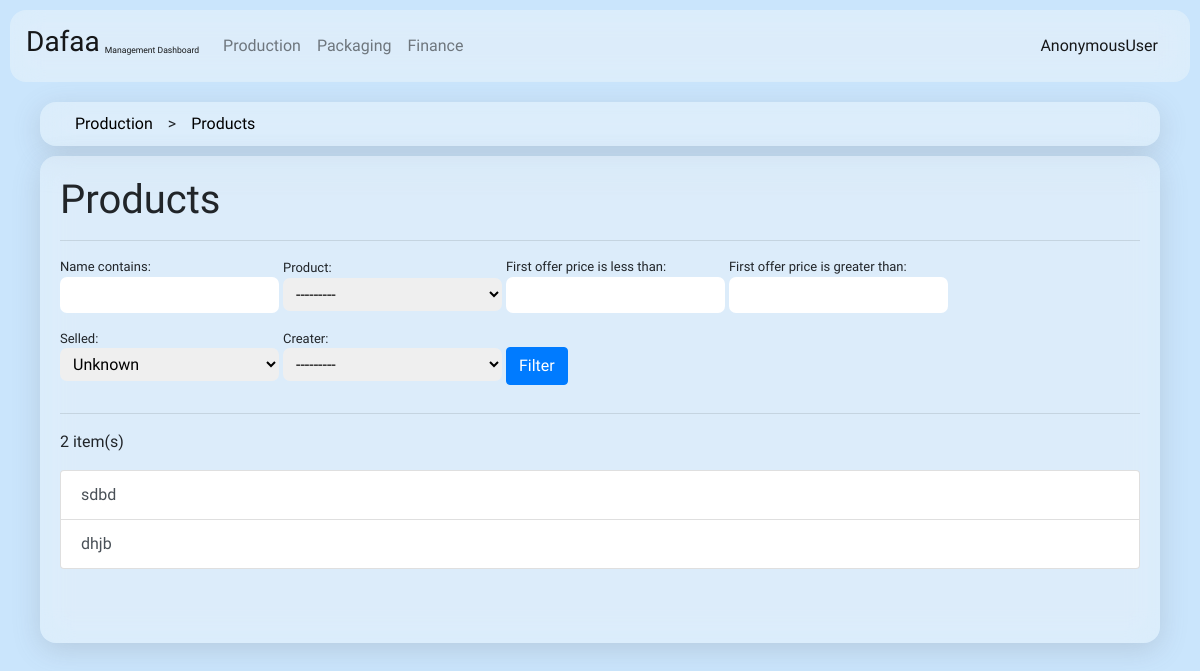
/production/items_management_view/, run on an earlier commit of the app's database.
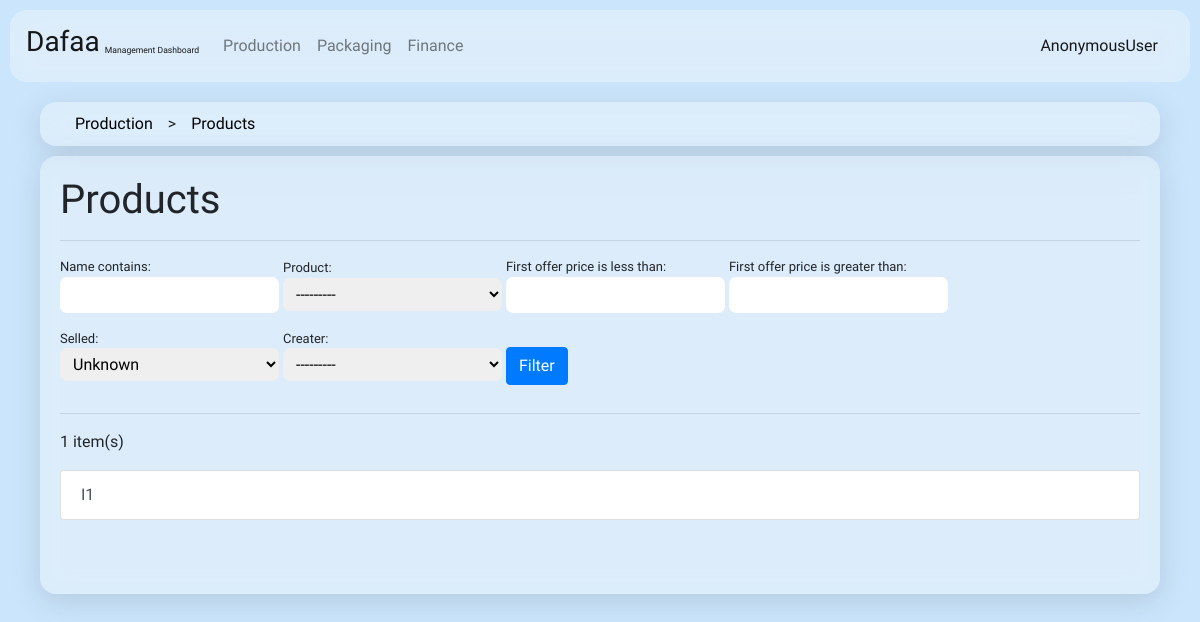
And on a later commit of the database.
### production/models.py (models this page shows, shortened)
class Product_Item(models.Model):
    name                = models.CharField(max_length=100)
    product             = models.ForeignKey(Product, related_name='item', on_delete=models.CASCADE, blank=True, null=True)
    Weight              = models.DecimalField(max_digits=10, decimal_places=2)
    width               = models.DecimalField(max_digits=10, decimal_places=2)
    height              = models.DecimalField(max_digits=10, decimal_places=2)
    length              = models.DecimalField(max_digits=10, decimal_places=2)
    description         = models.TextField()
    preduced            = models.BooleanField(default = False)
    selled              = models.BooleanField(default = False)
    packaging_group     = models.ForeignKey(Packaging_Group, related_name='packaging_group', on_delete=models.CASCADE, blank=True, null=True)
    package_S2I         = models.ForeignKey(Package_S2I, related_name='package_S2I', on_delete=models.CASCADE, blank=True, null=True)
    raw_material_value  = models.DecimalField(max_digits=10, decimal_places=2)
    online_shop         = models.JSONField(default = dict)
    preducing_date      = models.DateField()
    first_offer_price   = models.DecimalField(max_digits=10, decimal_places=2)
    creater             = models.ForeignKey(User, related_name='creater', on_delete=models.CASCADE, blank=True, null=True)
    def __str__(self) -> str:
        return self.name

### production/views.py (the view)
# urls.py: path('items_management_view/',          ItemListView.as_view(),     name='items_management_view'),
class ItemListView(FilterView):
    model = Product_Item
    filterset_class = ItemFilter
    template_name = 'production/items_management_view.html'

### production/models.py (called while the page is built)
    def __str__(self) -> str:
        return self.name

### dafaa/templates/production/items_management_view.html
{% extends "admin_base.html" %}
 {% block title %}Management Dashboard | Products {% endblock %} {% block content %}
<div class="container">
  <div class="row">
    <div class="col-12 dashboard-outline-block">
      <div class="page-path">
        <a href="{% url 'production_dashboard' %}">Production</a>
        >
        <a href="{% url 'products_management_view' %}">Products</a>
      </div>
      <div class="dashboard-inner-block">
        <h1>Products</h1>
        <hr>
        <form method="get" class="django-form django-form-inline">
          {{ filter.form.as_p }}
          <button type="submit" class="btn btn-primary">Filter</button>
        </form>
        <hr>
        <p>{{ filter.qs.count }} item(s)</p>
        <div class="list-group ">
            {% for item in filter.qs %}
                <a class="list-group-item list-group-item-action d-flex justify-content-between align-items-center" href="{% url 'edit_item' item.pk %}">
                    {{ item }}
                </a>
            {% endfor %}
        </div>
      </div>
    </div>
  </div>
</div>
{% endblock %}

What changed in the data, as far as the page shows it:
removed Product_Item: name "sdbd"
removed Product_Item: name "dhjb"
added Product_Item: name "I1"
Also different on the page:
{{ filter.qs.count }}: "2" → "1"
